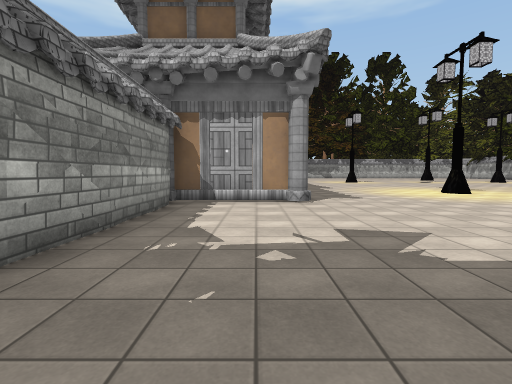
View 1 (above)

22 first-person views from a walk through a 3-D level made in the Unity game engine. The camera is 1.4 m above the floor, tilts 4° down and sees 85° across. Doors are open. The floor is counted in squares, 2 m on a side. Each view is taken from the middle of a square. On the plan, view 1 faces up. The plan holds only what a view shows up to about 9 squares ahead; the rest is blank. The place goes on beyond the plan. The player character is not drawn. Some animated figures are left out. Some surface patterns are stand-ins.

View 2
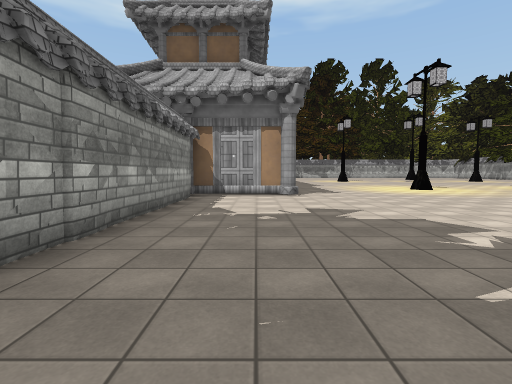

View 3
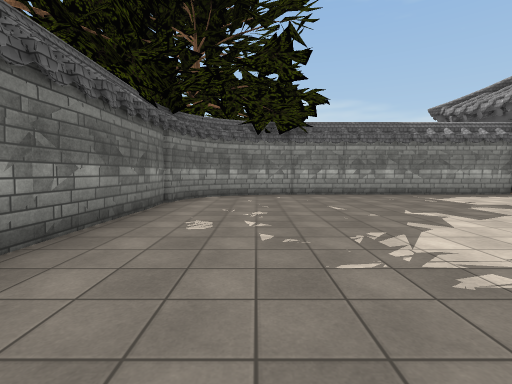

View 4
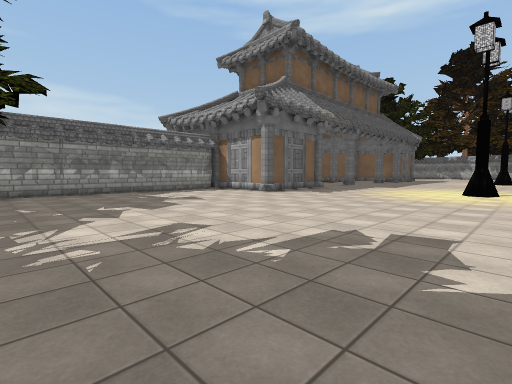

View 5
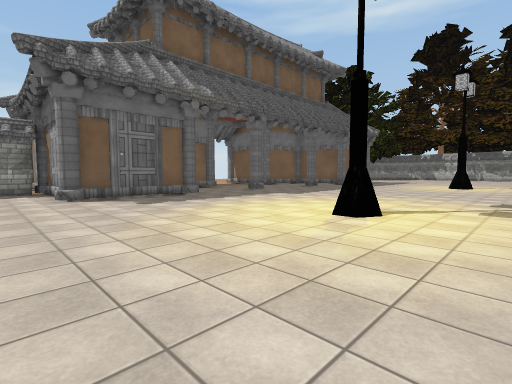

View 6
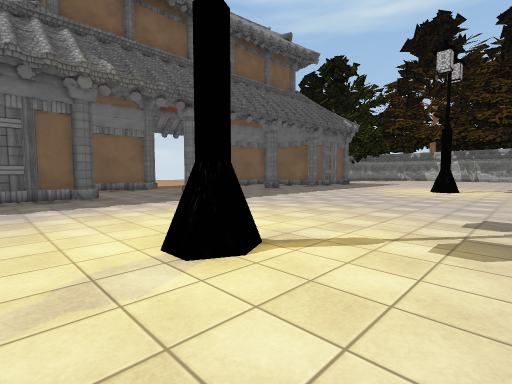

View 7
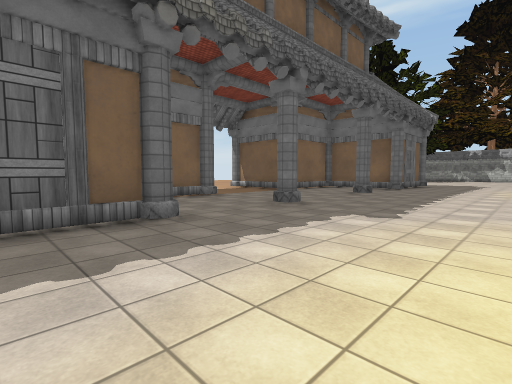

View 8
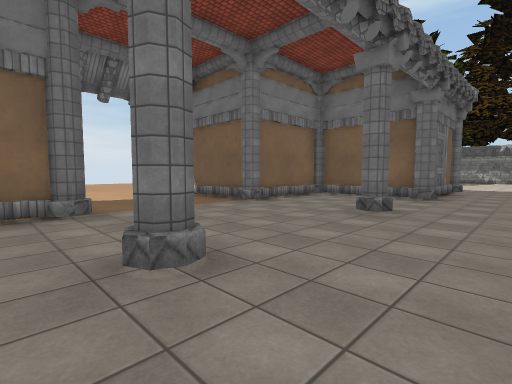

View 9
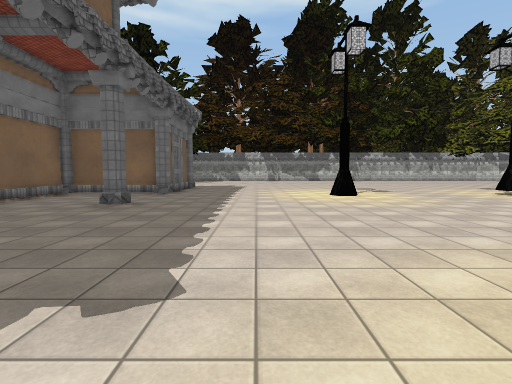

View 10
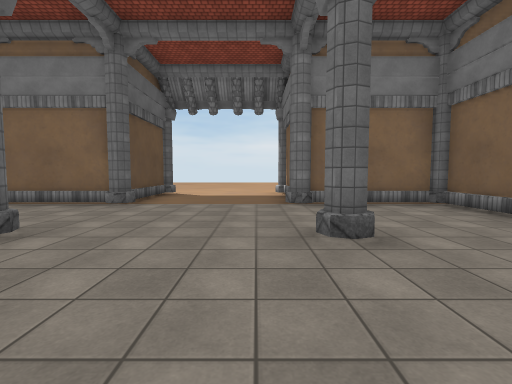

View 11
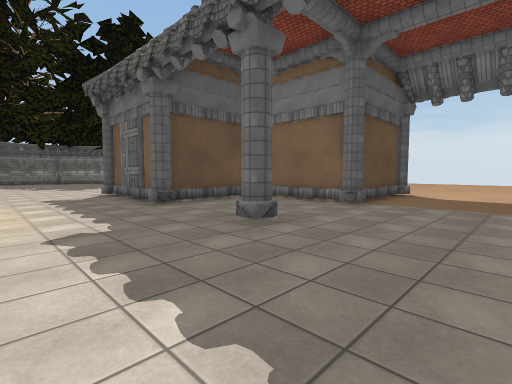

View 12
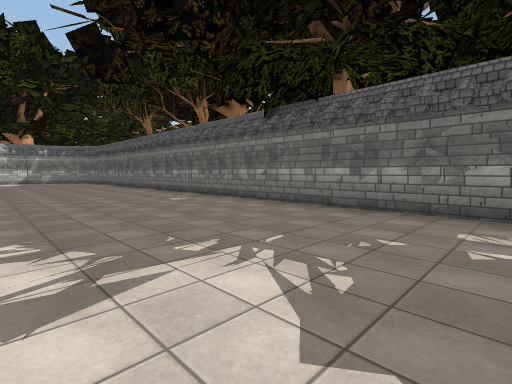

View 13
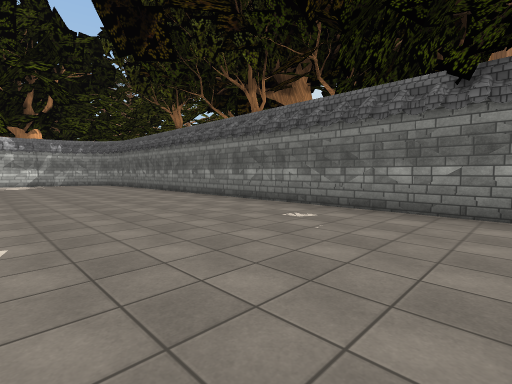

View 14
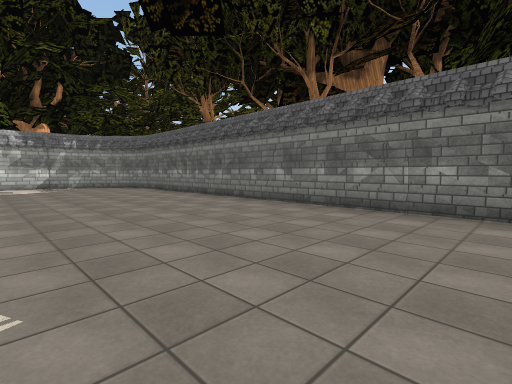

View 15
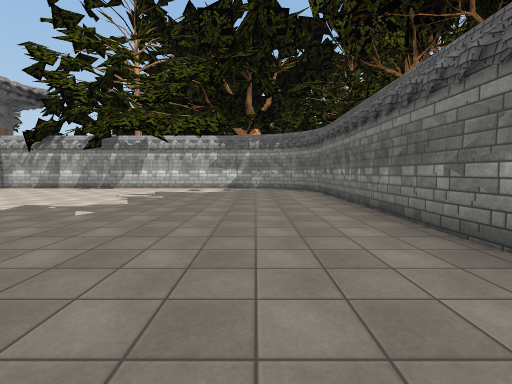

View 16
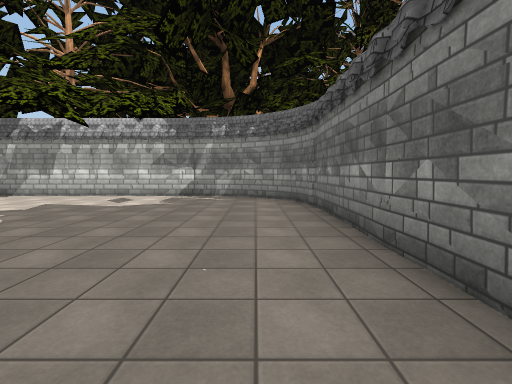

View 17
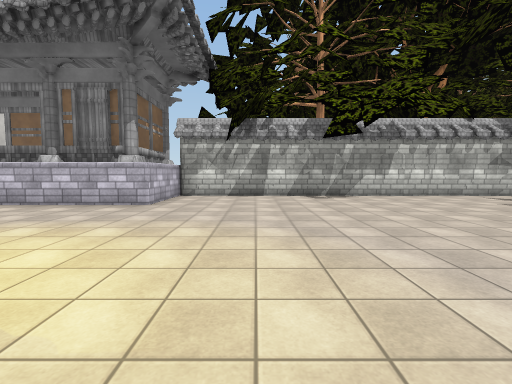

View 18
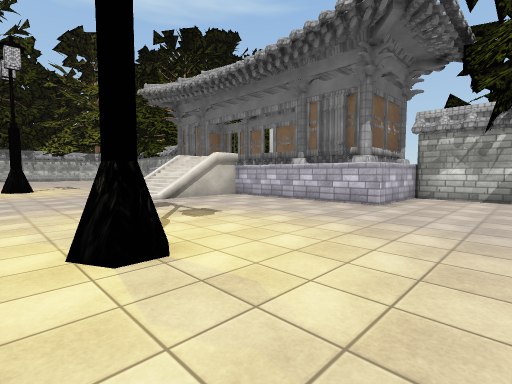

View 19
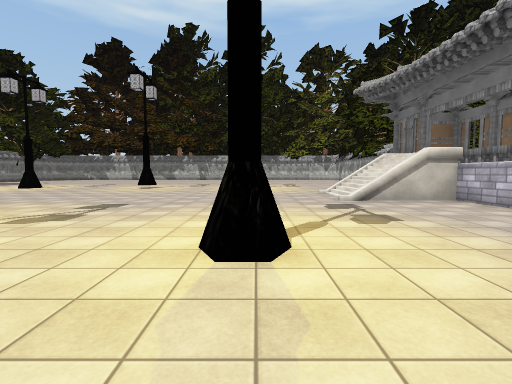

View 20
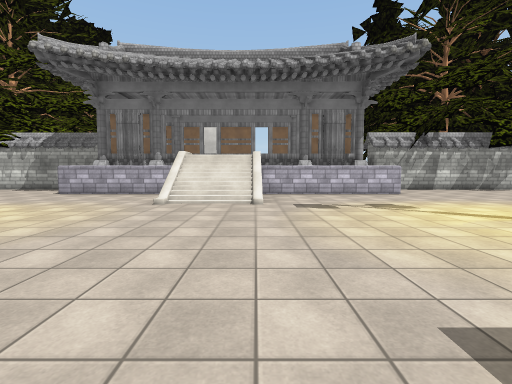

View 21
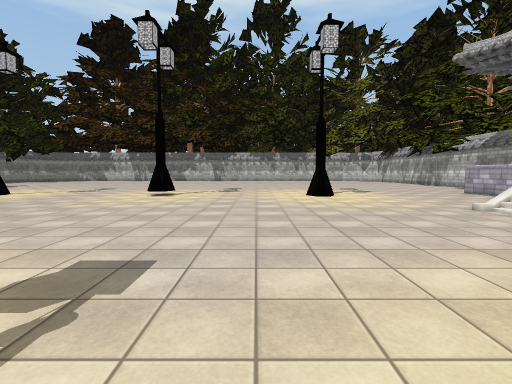

View 22
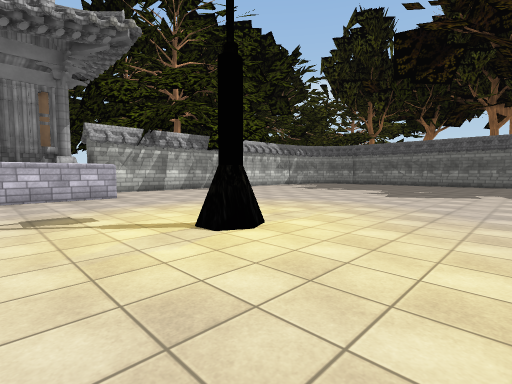

### Floor plan
Key: @ floor where view 1 was taken; # wall or solid block; . floor; / step, stairs or slope; ^ raised ledge.
Columns run from 5 left of view 1 to 25 right of it. Each row starts with its distance up from view 1.
 20    ####.....#....#.... ....#
 19    #................../....^
 18    #.......................^
 17 ####..#....................^
 16 ........................///
 15 .........................// ^
 14 ............... ........///^^
 13 ####..#........ ...........^
 12    #...........  ..........^^
 11    #...........   .........^
 10    ####.....#..    ...#....^^
  9       #........    ..........##
  8       #........    ...........#
  7    ####........    ...........#
  6    #...........    ...........#
  5    #...........    ...........#
  4    #..........     ...........#
  3    #..........     ...........#
  2    #..........      ..........#
  1    #..........................#
  0    #.@........................#
 -1    #..........................#
 -2    #..........................#
 -3    ##........................##
 -4     ##########################

Positions as (right, up) in squares from view 1, and headings:
1: (0, 0), facing up
2: (0, -2), facing up
3: (7, -2), facing left
4: (8, -1), facing up-left
5: (9, 5), facing up-left
6: (9, 8), facing up-left
7: (5, 8), facing up-left
8: (3, 12), facing up-left
9: (4, 11), facing up
10: (4, 16), facing left
11: (4, 16), facing down-left
12: (3, 1), facing down-right
13: (7, 1), facing down-right
14: (10, 1), facing down-right
15: (12, -2), facing right
16: (16, -3), facing right
17: (16, 7), facing right
18: (16, 7), facing up-right
19: (17, 7), facing up
20: (13, 14), facing right
21: (15, 11), facing up
22: (14, 12), facing down-right
